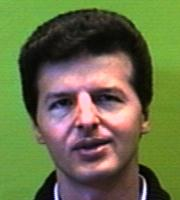
#> input picture TestDatabase/1.jpg, 180 x 200 px, given in place of 10.jpg, which was not available
$ python Update4_24_18.py
#> lines starting #> are read from the running program, lines starting #| are printed output that depends on the picture; pictures that were not available may be replaced by others from this repository, and a replacement may not be noted
# -*- coding: utf-8 -*-
"""
Created on Wed Apr 25 10:44:30 2018

@author: Joe
"""

import numpy as np
import scipy as sp
from PIL import Image


# [35 lines left out: function EigenfaceCore, not called in this run]


def rgb2gray(rgb):

    r, g, b = rgb[:,:,0], rgb[:,:,1], rgb[:,:,2]
    gray = 0.2989 * r + 0.5870 * g + 0.1140 * b

    return gray


# [49 lines left out: function Recognition, not called in this run]


def CreateDatabase():


#   loading images and converting them to grayscale
    #reshaping the matracies to columns

    face1 = Image.open("1.jpg")
    data1 = np.array(face1)
    graydata1 = rgb2gray(data1)
    (drows,dcols) = graydata1.shape
    length = drows*dcols
    graydata1 = graydata1.reshape(length,1)

    face2 = Image.open("2.jpg")
    data2 = np.array(face2)
    graydata2 = rgb2gray(data2)
    (drows,dcols) = graydata2.shape
    length = drows*dcols
    graydata2 = graydata2.reshape(length,1)

    face3 = Image.open("3.jpg")
    data3 = np.array(face3)
    graydata3 = rgb2gray(data3)
    (drows,dcols) = graydata3.shape
    length = drows*dcols
    graydata3 = graydata3.reshape(length,1)

    face4 = Image.open("4.jpg")
    data4 = np.array(face4)
    graydata4 = rgb2gray(data4)
    (drows,dcols) = graydata4.shape
    length = drows*dcols
    graydata4 = graydata4.reshape(length,1)

    face5 = Image.open("5.jpg")
    data5 = np.array(face5)
    graydata5 = rgb2gray(data5)
    (drows,dcols) = graydata5.shape
    length = drows*dcols
    graydata5 = graydata5.reshape(length,1)

    face6 = Image.open("6.jpg")
    data6 = np.array(face6)
    graydata6 = rgb2gray(data6)
    (drows,dcols) = graydata6.shape
    length = drows*dcols
    graydata6 = graydata6.reshape(length,1)

    face6 = Image.open("6.jpg")
    data6 = np.array(face6)
    graydata6 = rgb2gray(data6)
    (drows,dcols) = graydata6.shape
    length = drows*dcols
    graydata6 = graydata6.reshape(length,1)

    face7 = Image.open("7.jpg")
    data7 = np.array(face7)
    graydata7 = rgb2gray(data7)
    (drows,dcols) = graydata7.shape
    length = drows*dcols
    graydata7 = graydata7.reshape(length,1)

    face8 = Image.open("8.jpg")
    data8 = np.array(face8)
    graydata8 = rgb2gray(data8)
    (drows,dcols) = graydata8.shape
    length = drows*dcols
    graydata8 = graydata8.reshape(length,1)

    face9 = Image.open("9.jpg")
    data9 = np.array(face9)
    graydata9 = rgb2gray(data9)
    (drows,dcols) = graydata9.shape
    length = drows*dcols
    graydata9 = graydata9.reshape(length,1)

    face10 = Image.open("10.jpg")
    data10 = np.array(face10)
    graydata10 = rgb2gray(data10)
    (drows,dcols) = graydata10.shape
    length = drows*dcols
    graydata10 = graydata10.reshape(length,1)

    face11 = Image.open("12.jpg")
    data11 = np.array(face11)
    graydata11 = rgb2gray(data11)
    (drows,dcols) = graydata11.shape
    length = drows*dcols
    graydata11 = graydata11.reshape(length,1)

    face12 = Image.open("12.jpg")
    data12 = np.array(face12)
    graydata12 = rgb2gray(data12)
    (drows,dcols) = graydata12.shape
    length = drows*dcols
    graydata12 = graydata12.reshape(length,1)

    face13 = Image.open("13.jpg")
    data13 = np.array(face13)
    graydata13 = rgb2gray(data13)
    (drows,dcols) = graydata13.shape
    length = drows*dcols
    graydata13 = graydata13.reshape(length,1)

    face14 = Image.open("14.jpg")
    data14 = np.array(face14)
    graydata14 = rgb2gray(data14)
    (drows,dcols) = graydata14.shape
    length = drows*dcols
    graydata14 = graydata14.reshape(length,1)

    face15 = Image.open("15.jpg")
    data15 = np.array(face15)
    graydata15 = rgb2gray(data15)
    (drows,dcols) = graydata15.shape
    length = drows*dcols
    graydata15 = graydata15.reshape(length,1)

    face16 = Image.open("16.jpg")
    data16 = np.array(face16)
    graydata16 = rgb2gray(data16)
    (drows,dcols) = graydata16.shape
    length = drows*dcols
    graydata16 = graydata16.reshape(length,1)

    face17 = Image.open("17.jpg")
    data17 = np.array(face17)
    graydata17 = rgb2gray(data17)
    (drows,dcols) = graydata17.shape
    length = drows*dcols
    graydata17 = graydata17.reshape(length,1)

    face18 = Image.open("18.jpg")
    data18 = np.array(face18)
    graydata18 = rgb2gray(data18)
    (drows,dcols) = graydata18.shape
    length = drows*dcols
    graydata18 = graydata18.reshape(length,1)

    face19 = Image.open("19.jpg")
    data19 = np.array(face19)
    graydata19 = rgb2gray(data19)
    (drows,dcols) = graydata19.shape
    length = drows*dcols
    graydata19 = graydata19.reshape(length,1)

    face20 = Image.open("20.jpg")
    data20 = np.array(face20)
    graydata20 = rgb2gray(data20)
    (drows,dcols) = graydata20.shape
    length = drows*dcols
    graydata20 = graydata20.reshape(length,1)

    #creation of the T matrix
    T = np.zeros(shape = (length,1))

    #filling the T matrix
    T = graydata1
    T = np.hstack((T,graydata2))
    T = np.hstack((T,graydata3))
    T = np.hstack((T,graydata4))
    T = np.hstack((T,graydata5))
    T = np.hstack((T,graydata6))
    T = np.hstack((T,graydata7))
    T = np.hstack((T,graydata8))
    T = np.hstack((T,graydata9))
    T = np.hstack((T,graydata10))
    T = np.hstack((T,graydata11))
    T = np.hstack((T,graydata12))
    T = np.hstack((T,graydata13))
    T = np.hstack((T,graydata14))
    T = np.hstack((T,graydata15))
    T = np.hstack((T,graydata16))
    T = np.hstack((T,graydata17))
    T = np.hstack((T,graydata18))
    T = np.hstack((T,graydata19))
    T = np.hstack((T,graydata20))


    return T


test_face = Image.open("10.jpg")
#> test_face is the input picture: PIL image 180x200 RGB; mean R, G, B 105.3, 111.7, 71.5
test_data = np.array(test_face)
graydata_test = rgb2gray(test_data)
(trows,tcols) = np.shape(graydata_test)
#> trows = 200; tcols = 180
length = trows*tcols
#> length = 36000
gray_test = graydata_test.reshape(length,1)


#function calls and evaluation
t = CreateDatabase()
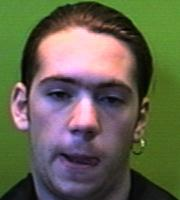
#> input picture TestDatabase/2.jpg, 180 x 200 px, found by its file name
#> in CreateDatabase, face2 is the input picture: PIL image 180x200 RGB; mean R, G, B 101.3, 100.9, 80
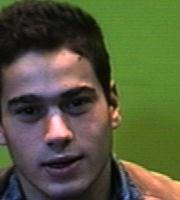
#> input picture TestDatabase/3.jpg, 180 x 200 px, found by its file name
#> in CreateDatabase, face3 is the input picture: PIL image 180x200 RGB; mean R, G, B 86.6, 89.9, 60.7
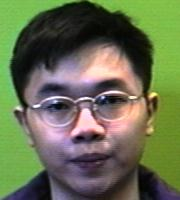
#> input picture TestDatabase/4.jpg, 180 x 200 px, found by its file name
#> in CreateDatabase, face4 is the input picture: PIL image 180x200 RGB; mean R, G, B 103.6, 110.8, 80.2
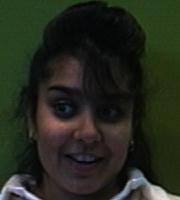
#> input picture TestDatabase/5.jpg, 180 x 200 px, found by its file name
#> in CreateDatabase, face5 is the input picture: PIL image 180x200 RGB; mean R, G, B 36.7, 40.9, 29.6
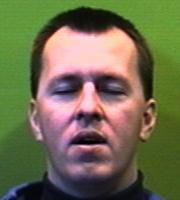
#> input picture TestDatabase/6.jpg, 180 x 200 px, found by its file name
#> in CreateDatabase, face6 is the input picture: PIL image 180x200 RGB; mean R, G, B 112.5, 109.4, 79.7
#> in rgb2gray (call 7), `r, g, b = rgb[:,:,0], rgb[:,:,1], rgb[:,:,2]`:
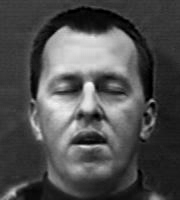
#> b: shape (200, 180); min 0, max 249, mean 79.7
#> in rgb2gray (call 7), `gray = 0.2989 * r + 0.5870 * g + 0.1140 * b`:
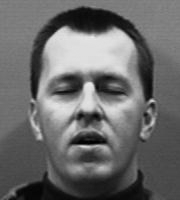
#> gray: shape (200, 180) float64; min 0.912, max 235.1, mean 106.9
#> (the run stopped early here; a loop or call above may not have finished)
